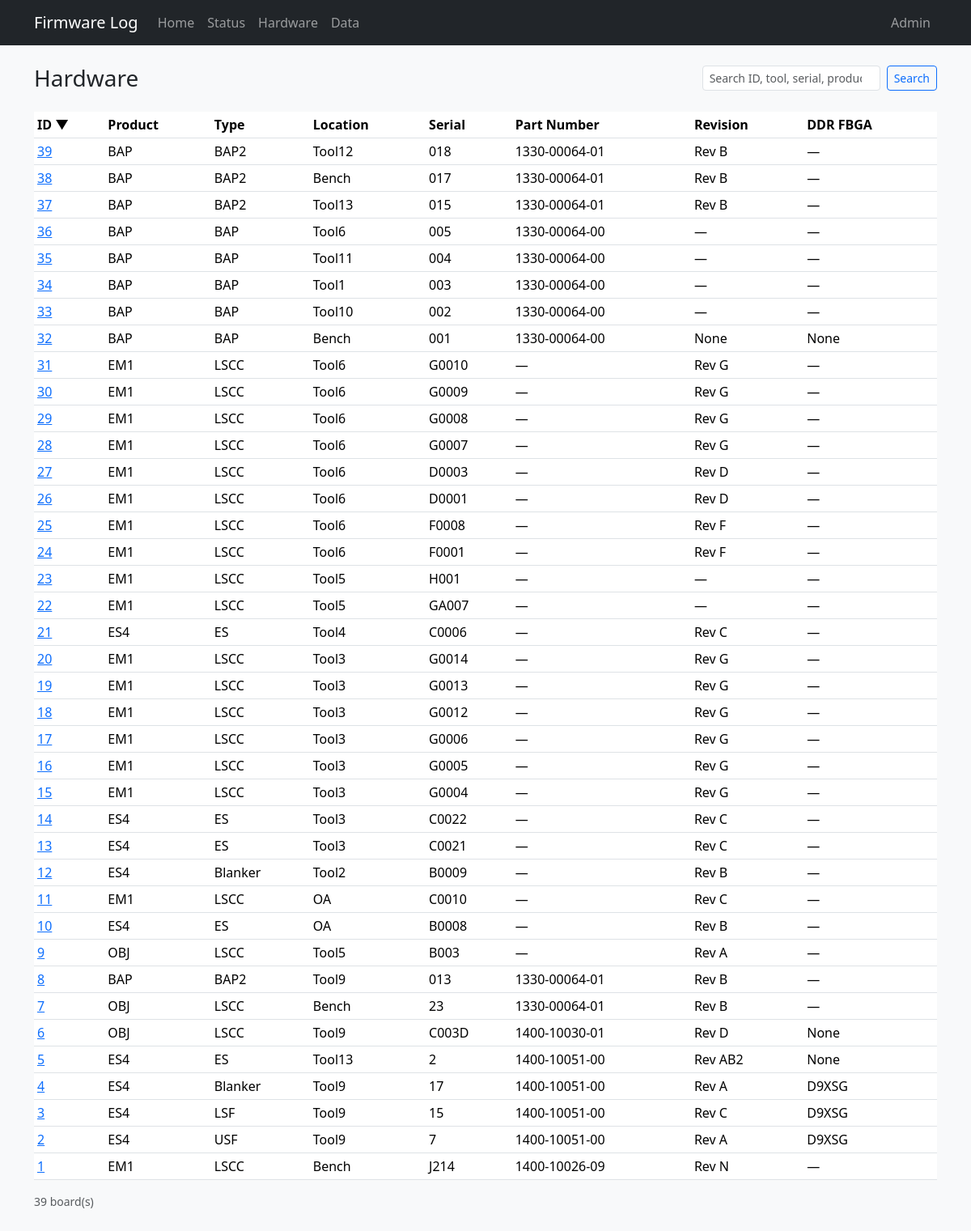
Page /hardware?sort=board_id&order=desc on the committed database.
### tables this page shows
CREATE TABLE "boards" (
                board_id      INTEGER PRIMARY KEY,
                tool          TEXT,
                board_slot    TEXT,
                manufacturer  TEXT NOT NULL DEFAULT 'PDF Solutions Inc.',
                board_name    TEXT NOT NULL,
                serial        TEXT NOT NULL,
                part_number   TEXT,
                revision      TEXT,
                file_id       TEXT,
                product_name  TEXT NOT NULL,
                ddr_fbga      TEXT
            , inventory_serial TEXT, status TEXT, role TEXT, comment TEXT, open_item TEXT, po TEXT, modified_by TEXT, source_updated_at TEXT, data_source TEXT, dc_status TEXT, ac_status TEXT, gcal_status TEXT, adc_status TEXT, eeprom_status TEXT);

### app.py (the view)
@app.route("/hardware", endpoint="hardware")
def hardware():
    return _render_hardware()

### app.py (called while the page is built)
def _render_hardware():
    search = request.args.get("q", "").strip()
    sort = request.args.get("sort", "board_id")
    order = request.args.get("order", "asc")
    return render_template(
        "hardware.html",
        boards=db.list_hardware(search=search, sort=sort, order=order),
        search=search,
        sort=sort,
        order=order,
    )

### db.py (called while the page is built)
def dict_row(cursor, row):
    return {col[0]: row[i] for i, col in enumerate(cursor.description)}

@contextmanager
def get_db():
    conn = sqlite3.connect(DATABASE)
    conn.row_factory = dict_row
    try:
        yield conn
    finally:
        conn.close()

def fetch_all(query, params=()):
    with get_db() as conn:
        return conn.execute(query, params).fetchall()

def _board_search_clause(search, alias="b", extra_columns=()):
    if not search:
        return None, []
    like = f"%{search}%"
    columns = [col.format(a=alias) for col in BOARD_SEARCH_COLUMNS] + list(extra_columns)
    clause = "(" + " OR ".join(f"{col} LIKE ?" for col in columns) + ")"
    return clause, [like] * len(columns)

### templates/hardware.html (shortened to what this page needs)
{% extends "base.html" %}
{% from "macros.html" import hw_sort_link %}
{% block content %}
<div class="d-flex flex-wrap justify-content-between align-items-center gap-2 mb-4">
  <div>
    <h1 class="h3 mb-0">Hardware</h1>
  </div>
  <form id="search-form" action="{{ url_for('hardware') }}" method="get" class="d-flex gap-2">
    <input type="search" id="board-search" name="q" value="{{ search }}" class="form-control form-control-sm" placeholder="Search ID, tool, serial, product…">
    <button class="btn btn-sm btn-outline-primary" type="submit">Search</button>
  </form>
</div>
<div class="table-responsive">
  <table class="table table-sm table-hover align-middle">
    <thead>
      <tr>
        <th>{{ hw_sort_link('ID', 'board_id', sort, order, search) }}</th>
        <th>{{ hw_sort_link('Product', 'product_name', sort, order, search) }}</th>
        <th>{{ hw_sort_link('Type', 'board_name', sort, order, search) }}</th>
        <th>{{ hw_sort_link('Location', 'tool', sort, order, search) }}</th>
        <th>{{ hw_sort_link('Serial', 'serial', sort, order, search) }}</th>
        <th>{{ hw_sort_link('Part Number', 'part_number', sort, order, search) }}</th>
        <th>{{ hw_sort_link('Revision', 'revision', sort, order, search) }}</th>
        <th>{{ hw_sort_link('DDR FBGA', 'ddr_fbga', sort, order, search) }}</th>
      </tr>
    </thead>
    <tbody>
      {% for b in boards %}
      <tr>
        <td><a href="{{ url_for('board_detail', board_id=b.board_id) }}">{{ b.board_id }}</a></td>
        <td>{{ b.product_name }}</td>
        <td>{{ b.board_name }}</td>
        <td>{{ b.tool or '—' }}</td>
        <td>{{ b.serial }}</td>
        <td>{{ b.part_number or '—' }}</td>
        <td>{{ b.revision or '—' }}</td>
        <td>{{ b.ddr_fbga or '—' }}</td>
      </tr>
      {% else %}
      <tr><td colspan="8" class="text-muted">No boards match your search.</td></tr>
      {% endfor %}
    </tbody>
  </table>
</div>
<p class="text-muted small">{{ boards|length }} board(s)</p>
{% endblock %}

### static/style.css (style rules this page uses)
body { background-color: #f8f9fa; }
.table th { white-space: nowrap; }

### rows in the picture
boards: board_id "39", product_name "BAP", board_name "BAP2", tool "Tool12", serial "018", part_number "1330-00064-01", revision "Rev B", ddr_fbga "—"
boards: board_id "38", product_name "BAP", board_name "BAP2", tool "Bench", serial "017", part_number "1330-00064-01", revision "Rev B", ddr_fbga "—"
boards: board_id "37", product_name "BAP", board_name "BAP2", tool "Tool13", serial "015", part_number "1330-00064-01", revision "Rev B", ddr_fbga "—"
boards: board_id "36", product_name "BAP", board_name "BAP", tool "Tool6", serial "005", part_number "1330-00064-00", revision "—", ddr_fbga "—"
boards: board_id "35", product_name "BAP", board_name "BAP", tool "Tool11", serial "004", part_number "1330-00064-00", revision "—", ddr_fbga "—"
boards: board_id "34", product_name "BAP", board_name "BAP", tool "Tool1", serial "003", part_number "1330-00064-00", revision "—", ddr_fbga "—"
boards: board_id "33", product_name "BAP", board_name "BAP", tool "Tool10", serial "002", part_number "1330-00064-00", revision "—", ddr_fbga "—"
boards: board_id "32", product_name "BAP", board_name "BAP", tool "Bench", serial "001", part_number "1330-00064-00", revision "None", ddr_fbga "None"
boards: board_id "31", product_name "EM1", board_name "LSCC", tool "Tool6", serial "G0010", part_number "—", revision "Rev G", ddr_fbga "—"
boards: board_id "30", product_name "EM1", board_name "LSCC", tool "Tool6", serial "G0009", part_number "—", revision "Rev G", ddr_fbga "—"
boards: board_id "29", product_name "EM1", board_name "LSCC", tool "Tool6", serial "G0008", part_number "—", revision "Rev G", ddr_fbga "—"
boards: board_id "28", product_name "EM1", board_name "LSCC", tool "Tool6", serial "G0007", part_number "—", revision "Rev G", ddr_fbga "—"
boards: board_id "27", product_name "EM1", board_name "LSCC", tool "Tool6", serial "D0003", part_number "—", revision "Rev D", ddr_fbga "—"
boards: board_id "26", product_name "EM1", board_name "LSCC", tool "Tool6", serial "D0001", part_number "—", revision "Rev D", ddr_fbga "—"
boards: board_id "25", product_name "EM1", board_name "LSCC", tool "Tool6", serial "F0008", part_number "—", revision "Rev F", ddr_fbga "—"
boards: board_id "24", product_name "EM1", board_name "LSCC", tool "Tool6", serial "F0001", part_number "—", revision "Rev F", ddr_fbga "—"
boards: board_id "23", product_name "EM1", board_name "LSCC", tool "Tool5", serial "H001", part_number "—", revision "—", ddr_fbga "—"
boards: board_id "22", product_name "EM1", board_name "LSCC", tool "Tool5", serial "GA007", part_number "—", revision "—", ddr_fbga "—"
boards: board_id "21", product_name "ES4", board_name "ES", tool "Tool4", serial "C0006", part_number "—", revision "Rev C", ddr_fbga "—"
boards: board_id "20", product_name "EM1", board_name "LSCC", tool "Tool3", serial "G0014", part_number "—", revision "Rev G", ddr_fbga "—"
boards: board_id "19", product_name "EM1", board_name "LSCC", tool "Tool3", serial "G0013", part_number "—", revision "Rev G", ddr_fbga "—"
boards: board_id "18", product_name "EM1", board_name "LSCC", tool "Tool3", serial "G0012", part_number "—", revision "Rev G", ddr_fbga "—"
boards: board_id "17", product_name "EM1", board_name "LSCC", tool "Tool3", serial "G0006", part_number "—", revision "Rev G", ddr_fbga "—"
boards: board_id "16", product_name "EM1", board_name "LSCC", tool "Tool3", serial "G0005", part_number "—", revision "Rev G", ddr_fbga "—"
boards: board_id "15", product_name "EM1", board_name "LSCC", tool "Tool3", serial "G0004", part_number "—", revision "Rev G", ddr_fbga "—"
boards: board_id "14", product_name "ES4", board_name "ES", tool "Tool3", serial "C0022", part_number "—", revision "Rev C", ddr_fbga "—"
boards: board_id "13", product_name "ES4", board_name "ES", tool "Tool3", serial "C0021", part_number "—", revision "Rev C", ddr_fbga "—"
boards: board_id "12", product_name "ES4", board_name "Blanker", tool "Tool2", serial "B0009", part_number "—", revision "Rev B", ddr_fbga "—"
boards: board_id "11", product_name "EM1", board_name "LSCC", tool "OA", serial "C0010", part_number "—", revision "Rev C", ddr_fbga "—"
boards: board_id "10", product_name "ES4", board_name "ES", tool "OA", serial "B0008", part_number "—", revision "Rev B", ddr_fbga "—"
boards: board_id "9", product_name "OBJ", board_name "LSCC", tool "Tool5", serial "B003", part_number "—", revision "Rev A", ddr_fbga "—"
boards: board_id "8", product_name "BAP", board_name "BAP2", tool "Tool9", serial "013", part_number "1330-00064-01", revision "Rev B", ddr_fbga "—"
boards: board_id "7", product_name "OBJ", board_name "LSCC", tool "Bench", serial "23", part_number "1330-00064-01", revision "Rev B", ddr_fbga "—"
boards: board_id "6", product_name "OBJ", board_name "LSCC", tool "Tool9", serial "C003D", part_number "1400-10030-01", revision "Rev D", ddr_fbga "None"
boards: board_id "5", product_name "ES4", board_name "ES", tool "Tool13", serial "2", part_number "1400-10051-00", revision "Rev AB2", ddr_fbga "None"
boards: board_id "4", product_name "ES4", board_name "Blanker", tool "Tool9", serial "17", part_number "1400-10051-00", revision "Rev A", ddr_fbga "D9XSG"
boards: board_id "3", product_name "ES4", board_name "LSF", tool "Tool9", serial "15", part_number "1400-10051-00", revision "Rev C", ddr_fbga "D9XSG"
boards: board_id "2", product_name "ES4", board_name "USF", tool "Tool9", serial "7", part_number "1400-10051-00", revision "Rev A", ddr_fbga "D9XSG"
boards: board_id "1", product_name "EM1", board_name "LSCC", tool "Bench", serial "J214", part_number "1400-10026-09", revision "Rev N", ddr_fbga "—"

### other values in the picture
{{ label }} "ID Product Type Location Serial Part Number Revision DDR FBGA"
{{ boards|length }} "39"
